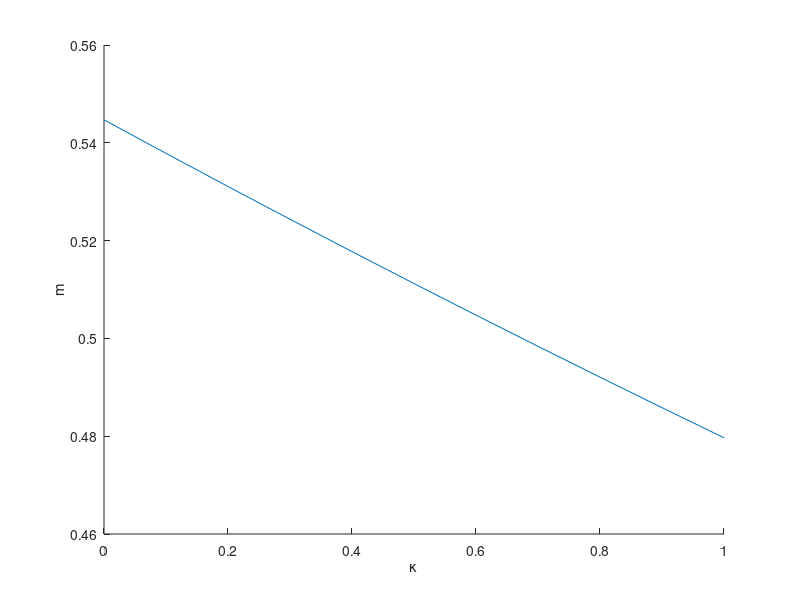

Write the MATLAB code that produced this figure. (Note: this script raises an error after producing the figure.)
clear all ;
options = optimset('Display','off') ;

I = 1 ; 
J = 2 ;
K = 50 ;
Pb_Aut = .5 ;

m = [] ;
for Pb_Aut=0:.1:1 
    f = @(m) m-erfc( - sqrt(K) * (I/J-m) / sqrt(m) + ( (I/J-m) / sqrt(m) /2 + sqrt(m) ) * Pb_Aut ) ; 
    flag=0 ;
    while flag<=0
        x0 = rand() ;
        [x,fval,flag] = fsolve(f,x0,options) ;
    end
    m = [m x] ;
    fprintf('Pb_Aut %.3f m %.3f\n', Pb_Aut, m) ;
end

figure(1) ; hold on ;
plot([0:.1:1], m)
xlabel('\kappa')
ylabel('m')

function [m_E m_I] = RatesEqs(m) 
    
    mu_E = sqrt(K) *( I_E + J(1,1) * m(1) + J(1,2) * m(2) ) ;
    mu_I = sqrt(K) *( I_I + J(2,1) * m(1) + J(2,2) * m(2) ) + J(2,2) * Kappa * m(2) ; 

    var_E = J(1,1).^2 * m(1) + J(1,2).^2 * m(2) ;
    var_I = J(2,1).^2 * m(1) + J(2,2).^2 * (1 + Kappa / sqrt(K) ) * m(2) ; 
    
    m_E = erfc( -mu_E/sqrt(var_E) ) ;
    m_I = erfc( -mu_I/sqrt(var_I) ) ;
end

for Pb_Aut=0:.1:1 
    flag=0 ;
    while flag<=0
        x0 = rand(1,2) ;
        [x,fval,flag] = fsolve(@RatesEqs,x0,options) ;
    end
    m = [m x] ;
    fprintf('Kappa %.3f m %.3f \n', Kappa, m) ;
end
